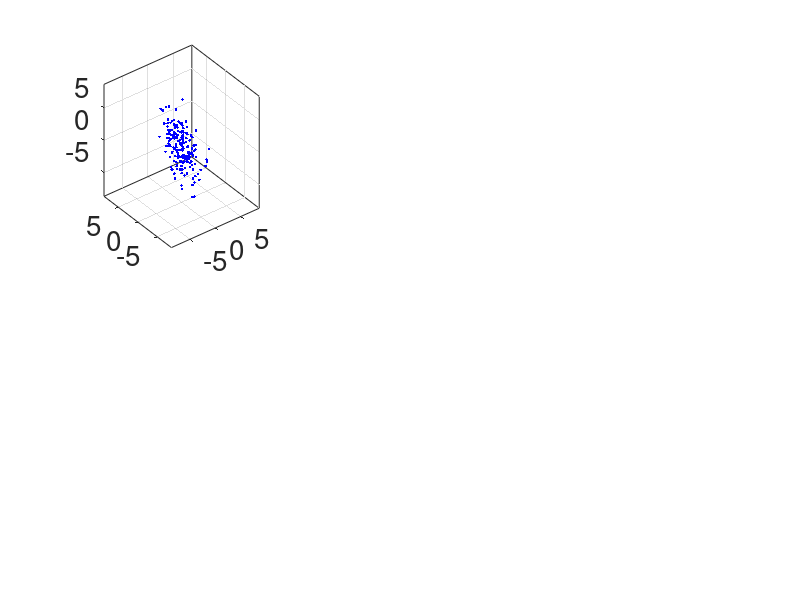

This figure's MATLAB source: (Note: this script raises an error after producing the figure.)
% L = 200; % number of data points
% % generate data for example
% C = [1 2 -1; 2 2 1; -2 0 2];
% X = C * randn (3 , L );
load 3D_data

%% plot original 3D data
figure(1);
subplot(2,3,1);
plot3(X(1,:), X(2,:),X(3,:), 'b.');
grid
box on
m = max (abs(X(:)));
ax = [ -1 1 -1 1 -1 1]* m ;
axis ( ax );
set (gca ,'Projection','perspective');
set(gca,'fontsize',20);
% xlabel('X');
% ylabel('Y');
% zlabel('Z');
% title('Original Data');
keyboard

%% 1. compute the covariance matrix 
n = length(X);
cv = 1/n*X*X';

%% 2. compute eigenvectors of covariance matrix

[Vp, Dp] = eig(cv);

%% 3. Sort eigenvectors

[V, D] = eigsort(Vp,Dp);

subplot(2,3,2);

p0=[0,0,0];
hold on
vectarrow(p0,2*sqrt(D(1,1))*V(:,1)','r');

hold on

vectarrow(p0,1.5*sqrt(D(2,2))*V(:,2)','g');

hold on

vectarrow(p0,sqrt(D(3,3))*V(:,3)','k');
hold on

plot3(X(1,:),X(2,:),X(3,:),'b.');
grid
box on
set(gca,'Projection','perspective');
axis ( ax );
set(gca,'fontsize',20);
% xlabel('X');
% ylabel('Y');
% zlabel('Z');
% title('Eigenvectors of covariance');
keyboard
%% 4. compute principal components

C = V'*X;
figure(1);
subplot(2,3,3);
plot3(C(1,:),C(2,:),C(3,:),'b.');
grid
box on
set(gca,'Projection','perspective');
set(gca,'fontsize',20);
axis ( ax );

hold on
point0 = [0 0 0];
normal0 = [0,0,1]';
d0 = -point0*normal0; %'# dot product for less typing
[xx0,yy0]=ndgrid(-8:8,-8:8);


%# calculate corresponding z
z0 = (-normal0(1)*xx0 - normal0(2)*yy0 - d0)/normal0(3);
h0 = surf(xx0,yy0,z0);
set(h0,'FaceColor',[1 0 0 ], 'FaceAlpha',.5);
set(gca,'Projection','perspective');
% title('Transformed Data');
% xlabel('V1');
% ylabel('V2');
% zlabel('V3');
keyboard
subplot(2,3,4);
plot3(C(1,:),C(2,:),C(3,:),'b.');
grid
box on
set(gca,'Projection','perspective');
set(gca,'fontsize',20);
axis ( ax );

hold on
point0 = [0 0 0];
normal0 = [0,0,1]';
d0 = -point0*normal0; %'# dot product for less typing
[xx0,yy0]=ndgrid(-8:8,-8:8);

%# calculate corresponding z
z0 = (-normal0(1)*xx0 - normal0(2)*yy0 - d0)/normal0(3);
h0 = surf(xx0,yy0,z0);
set(h0,'FaceColor',[1 0 0 ], 'FaceAlpha',.5);
set(gca,'Projection','perspective');



% title('Transformed Data');
% xlabel('V1');
% ylabel('V2');
% zlabel('V3');
% 
plot3(C(1,:),C(2,:),zeros(1,200),'r.');

keyboard
%% 8. Reconstruct zero-meaned pattern z_hat

% recover using V1
V_r1 = V(:,1);
c_r1 = C(1,:);
z_hat1 = V_r1*c_r1;

% recover Using V2
V_r2 = V(:,2);
c_r2 = C(2,:);
z_hat2 = V_r2*c_r2;

% recover Using V1 and V2
V_r12 = V(:,1:2);
c_r12 = C(1:2,:);
z_hat12 = V_r12*c_r12;
%% 5 Reconstruct x_hat

subplot(2,3,5);

%with eigenvector
% p0=[0,0,0];
% hold on
% vectarrow(p0,2*sqrt(D(1,1))*V(:,1)','r');
% hold on
% vectarrow(p0,1.5*sqrt(D(2,2))*V(:,2)','g');
% hold on
% vectarrow(p0,sqrt(D(3,3))*V(:,3)','k');
% hold on


plot3(X(1,:),X(2,:),X(3,:),'b.');
hold on
% plot3(z_hat12(1,:),z_hat12(2,:),z_hat12(3,:),'r.');
grid
box on
set(gca,'Projection','perspective');
axis(ax);
hold on
set(gca,'fontsize',20);
% title('Reduce to 2D');

%draw V1-V2 2D plane:
point = [0 0 0];
normal = V(:,3);
d = -point*normal; %'# dot product for less typing
[xx,yy]=ndgrid(-5:5,-5:5);

%# calculate corresponding z
z = (-normal(1)*xx - normal(2)*yy - d)/normal(3);
h = surf(xx,yy,z);
set(h,'FaceColor',[1 0 0 ], 'FaceAlpha',.5);
set(gca,'Projection','perspective');
% xlabel('X');
% ylabel('Y');
% zlabel('Z');

% keyboard

plot3(z_hat12(1,:),z_hat12(2,:),z_hat12(3,:),'r.','linewidth',3);
